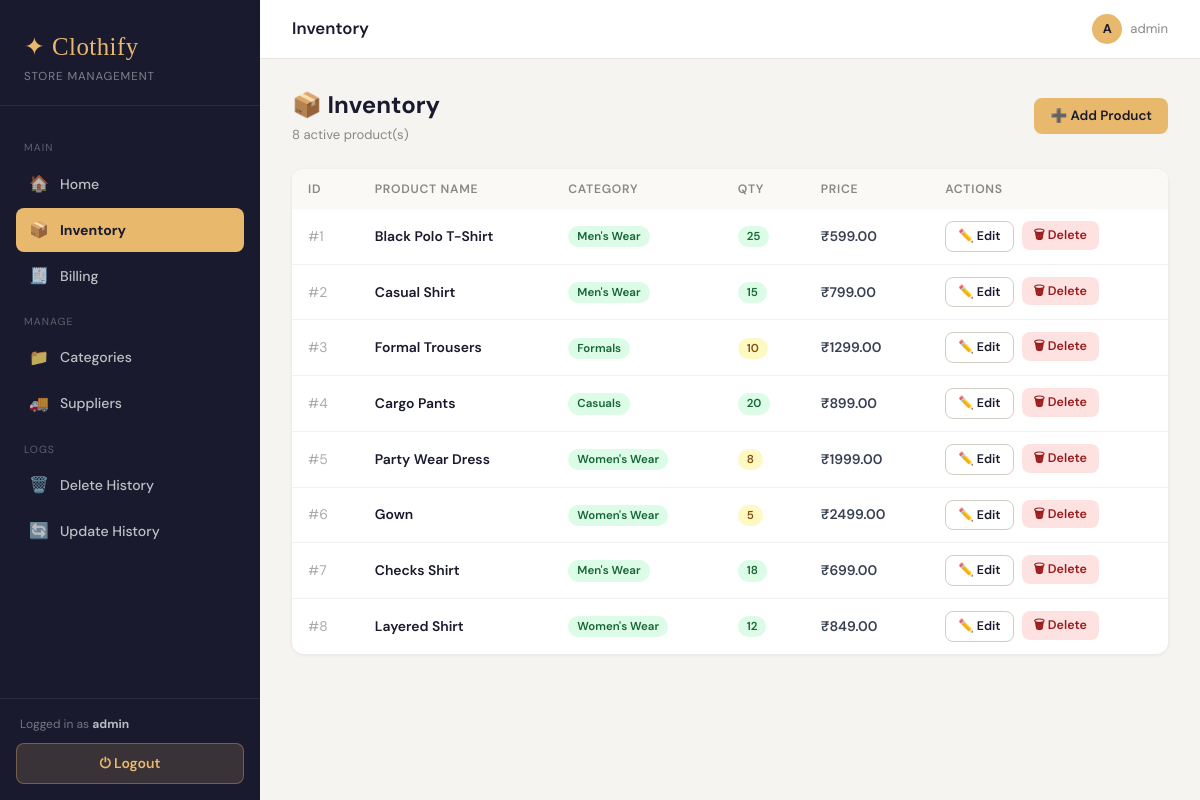
/inventory (signed in), run on an earlier commit of the app's database.
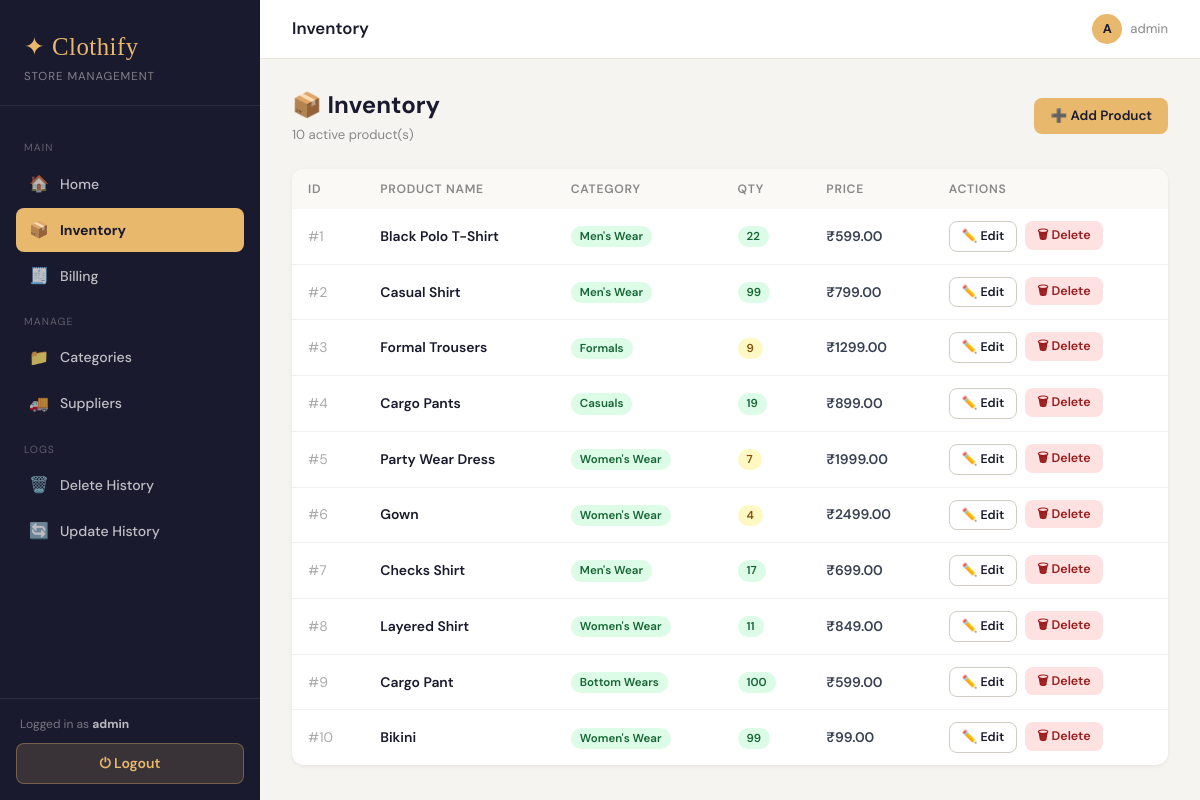
And on a later commit of the database.
### tables this page shows
CREATE TABLE products (
            id          INTEGER PRIMARY KEY AUTOINCREMENT,
            name        TEXT NOT NULL,
            price       REAL NOT NULL,
            quantity    INTEGER DEFAULT 0,
            category_id INTEGER REFERENCES categories(id),
            colour      TEXT,
            brand       TEXT,
            description TEXT,
            image_url   TEXT,
            supplier_id INTEGER REFERENCES suppliers(id),
            is_deleted  INTEGER DEFAULT 0
        );

CREATE TABLE categories (
            id   INTEGER PRIMARY KEY AUTOINCREMENT,
            name TEXT NOT NULL UNIQUE
        );

### app.py (the view)
@app.route("/inventory")
@login_required
def inventory():
    conn = get_conn(); cur = conn.cursor()
    cur.execute("""SELECT p.id,p.name,p.price,p.quantity,p.is_deleted,c.name AS category
        FROM products p LEFT JOIN categories c ON p.category_id=c.id WHERE p.is_deleted=0""")
    products = rows_to_dicts(cur); conn.close()
    return render_template("inventory.html", products=products)

### app.py (called while the page is built)
def get_conn():
    conn = sqlite3.connect(DB_PATH)
    conn.row_factory = sqlite3.Row
    conn.execute("PRAGMA foreign_keys = ON")
    return conn

def rows_to_dicts(cursor):
    return [dict(row) for row in cursor.fetchall()]

@app.context_processor
def inject_globals():
    user = session.get("user")
    session_user = {"username": user} if user else None
    return {"now": datetime.utcnow, "session_user": session_user, "current_year": datetime.utcnow().year}

def login_required(fn):
    @functools.wraps(fn)
    def wrapper(*args, **kwargs):
        if not session.get("user"):
            return redirect(url_for("login"))
        return fn(*args, **kwargs)
    return wrapper

### templates/inventory.html
{% extends "base.html" %}
{% block page_title %}Inventory{% endblock %}
{% block content %}
<div style="display:flex;align-items:center;justify-content:space-between;margin-bottom:24px;flex-wrap:wrap;gap:12px;">
  <div>
    <h2 style="font-size:1.5rem;font-weight:700;color:#1a1a2e;">📦 Inventory</h2>
    <p style="font-size:.82rem;color:#888;margin-top:2px;">{{ products|length }} active product(s)</p>
  </div>
  <a href="{{ url_for('add_product') }}" class="btn btn-accent">➕ Add Product</a>
</div>
<div class="card">
  <div style="overflow-x:auto;">
    <table>
      <thead>
        <tr>
          <th>ID</th>
          <th>Product Name</th>
          <th>Category</th>
          <th>Qty</th>
          <th>Price</th>
          <th>Actions</th>
        </tr>
      </thead>
      <tbody>
        {% for p in products %}
        <tr>
          <td style="color:#aaa;">#{{ p.id }}</td>
          <td style="font-weight:600;color:#1a1a2e;">{{ p.name }}</td>
          <td>
            {% if p.category %}
              <span class="badge badge-green">{{ p.category }}</span>
            {% else %}
              <span style="color:#bbb;">—</span>
            {% endif %}
          </td>
          <td>
            {% if p.quantity > 10 %}
              <span class="badge badge-green">{{ p.quantity }}</span>
            {% elif p.quantity > 0 %}
              <span class="badge badge-yellow">{{ p.quantity }}</span>
            {% else %}
              <span class="badge badge-red">0</span>
            {% endif %}
          </td>
          <td style="font-weight:600;">₹{{ "%.2f"|format(p.price) }}</td>
          <td>
            <div style="display:flex;gap:8px;">
              <a href="{{ url_for('edit_product', pid=p.id) }}" class="btn btn-ghost" style="padding:5px 12px;font-size:.78rem;">✏️ Edit</a>
              <form action="{{ url_for('delete_product', pid=p.id) }}" method="post" style="display:inline;">
                <button type="submit" class="btn btn-danger" style="padding:5px 12px;font-size:.78rem;"
                        onclick="return confirm('Soft-delete this product?')">🗑 Delete</button>
              </form>
            </div>
          </td>
        </tr>
        {% else %}
        <tr><td colspan="6" style="text-align:center;padding:40px;color:#aaa;">No active products. <a href="{{ url_for('add_product') }}" style="color:#e8b86d;">Add one!</a></td></tr>
        {% endfor %}
      </tbody>
    </table>
  </div>
</div>
{% endblock %}

### templates/base.html (shortened to what this page needs)
<!doctype html>
<html lang="en">
<head>
  <link rel="stylesheet" href="{{ url_for('static', filename='css/tailwind.min.css') }}">
</head>
<body>
<aside class="sidebar">
  <div class="sidebar-logo">
    <div class="logo-name">✦ Clothify</div>
    <div class="logo-tag">Store Management</div>
  </div>
  <nav>
    <div class="nav-group-label">Main</div>
    <a href="/" class="nav-link {% if request.path == '/' %}active{% endif %}">
      <span class="icon">🏠</span> Home
    </a>
    <a href="/inventory" class="nav-link {% if '/inventory' in request.path %}active{% endif %}">
      <span class="icon">📦</span> Inventory
    </a>
    <a href="/billing" class="nav-link {% if '/billing' in request.path %}active{% endif %}">
      <span class="icon">🧾</span> Billing
    </a>
    <div class="nav-group-label">Manage</div>
    <a href="/categories" class="nav-link {% if '/categories' in request.path %}active{% endif %}">
      <span class="icon">📁</span> Categories
    </a>
    <a href="/suppliers" class="nav-link {% if '/suppliers' in request.path %}active{% endif %}">
      <span class="icon">🚚</span> Suppliers
    </a>
    <div class="nav-group-label">Logs</div>
    <a href="/products/deleted" class="nav-link {% if '/deleted' in request.path %}active{% endif %}">
      <span class="icon">🗑️</span> Delete History
    </a>
    <a href="/products/updates" class="nav-link {% if '/updates' in request.path %}active{% endif %}">
      <span class="icon">🔄</span> Update History
    </a>
  </nav>
  <div class="sidebar-footer">
    {% if session_user %}
    <div style="font-size:.75rem;color:rgba(255,255,255,.4);margin-bottom:10px;padding:0 4px;">
      Logged in as <strong style="color:rgba(255,255,255,.7)">{{ session_user.username }}</strong>
    </div>
    {% endif %}
    <a href="/logout" class="logout-btn">⏻ Logout</a>
  </div>
</aside>
<div class="main-wrap">
  <div class="main-topbar">
    <span class="topbar-title">{% block page_title %}Clothify{% endblock %}</span>
    {% if session_user %}
    <div class="topbar-user">
      <div class="avatar">{{ session_user.username[0]|upper }}</div>
      {{ session_user.username }}
    </div>
    {% endif %}
  </div>
  <div class="page-body">
    {% block content %}{% endblock %}
  </div>
</div>
</body>
</html>

### templates/base.html (style rules this page uses)
:root { --brand: #1a1a2e; --accent: #e8b86d; --accent-dark: #c9973a; --sidebar-w: 260px; --bg: #f5f4f0; }
*, *::before, *::after { box-sizing: border-box; margin: 0; padding: 0; }
body { font-family: 'DM Sans', sans-serif; background: var(--bg); color: #1a1a2e; }
.sidebar { position: fixed; top: 0; left: 0; width: var(--sidebar-w); height: 100vh; background: var(--brand); display: flex; flex-direction: column; z-index: 50; overflow-y: auto; }
.sidebar-logo { padding: 28px 24px 20px; border-bottom: 1px solid rgba(255,255,255,.08); }
.sidebar-logo .logo-name { font-family: 'Playfair Display', serif; font-size: 1.55rem; color: var(--accent); letter-spacing: .02em; }
.sidebar-logo .logo-tag { font-size: .72rem; color: rgba(255,255,255,.45); margin-top: 3px; letter-spacing: .08em; text-transform: uppercase; }
.sidebar nav { flex: 1; padding: 20px 16px; }
.nav-group-label { font-size: .65rem; color: rgba(255,255,255,.3); letter-spacing: .1em; text-transform: uppercase; padding: 14px 8px 6px; }
.nav-link { display: flex; align-items: center; gap: 10px; padding: 10px 12px; border-radius: 8px; color: rgba(255,255,255,.72); font-size: .88rem; font-weight: 500; text-decoration: none; transition: background .15s, color .15s; margin-bottom: 2px; }
.nav-link.active { background: var(--accent); color: var(--brand); font-weight: 700; }
.nav-link .icon { font-size: 1rem; width: 22px; text-align: center; }
.sidebar-footer { padding: 16px; border-top: 1px solid rgba(255,255,255,.08); }
.logout-btn { display: block; width: 100%; text-align: center; background: rgba(232,184,109,.15); color: var(--accent); border: 1px solid rgba(232,184,109,.35); border-radius: 8px; padding: 9px 16px; font-size: .88rem; font-weight: 600; text-decoration: none; transition: background .15s; }
.main-wrap { margin-left: var(--sidebar-w); min-height: 100vh; }
.main-topbar { background: #fff; border-bottom: 1px solid #e8e5dc; padding: 14px 32px; display: flex; align-items: center; justify-content: space-between; position: sticky; top: 0; z-index: 40; }
.topbar-title { font-size: 1.05rem; font-weight: 600; color: var(--brand); }
.topbar-user { font-size: .82rem; color: #888; display: flex; align-items: center; gap: 8px; }
.topbar-user .avatar { width: 30px; height: 30px; border-radius: 50%; background: var(--accent); color: var(--brand); display: flex; align-items: center; justify-content: center; font-weight: 700; font-size: .8rem; }
.page-body { padding: 28px 32px; }
.card { background:#fff; border-radius:12px; box-shadow:0 1px 4px rgba(0,0,0,.07); overflow:hidden; }
table { width:100%; border-collapse:collapse; }
thead tr { background:#faf9f6; }
th { padding:11px 16px; font-size:.76rem; text-transform:uppercase; letter-spacing:.06em; color:#888; font-weight:600; text-align:left; }
td { padding:12px 16px; font-size:.87rem; color:#374151; border-bottom:1px solid #f3f2ee; }
tbody tr:last-child td { border-bottom:none; }
.btn { display:inline-flex; align-items:center; gap:6px; padding:8px 16px; border-radius:8px; font-size:.84rem; font-weight:600; cursor:pointer; text-decoration:none; transition:filter .15s, transform .1s; border:none; }
.btn-accent { background:var(--accent); color:var(--brand); }
.btn-danger { background:#fee2e2; color:#991b1b; }
.btn-ghost { background:transparent; color:var(--brand); border:1px solid #d1cdc3; }
.badge { display:inline-block; padding:2px 9px; border-radius:999px; font-size:.72rem; font-weight:600; }
.badge-green { background:#dcfce7; color:#166534; }
.badge-yellow { background:#fef9c3; color:#854d0e; }

What changed in the data, as far as the page shows it:
changed products "Black Polo T-Shirt": quantity "25" → "22"
changed products "Casual Shirt": quantity "15" → "99"
changed products "Formal Trousers": quantity "10" → "9"
changed products "Cargo Pants": quantity "20" → "19"
changed products "Party Wear Dress": quantity "8" → "7"
changed products "Gown": quantity "5" → "4"
changed products "Checks Shirt": quantity "18" → "17"
changed products "Layered Shirt": quantity "12" → "11"
added products: id "9", name "Cargo Pant", category "Bottom Wears", quantity "100", price "599.00"
added products: id "10", name "Bikini", category "Women's Wear", quantity "99", price "99.00"
Also different on the page:
{{ products|length }}: "8" → "10"
